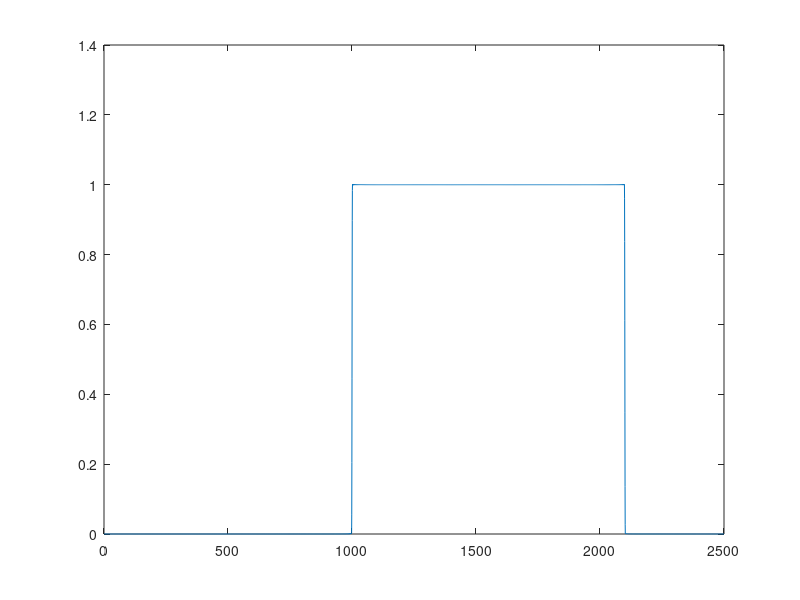

The MATLAB script that drew this image:
%=============================================================%
%====================== Configuration ========================%
%=============================================================%

fs = 5000; % [Hz]

fc1 = 2100; % [Hz]
fc2 = 1000; % [Hz]
BW = 4; % [Hz]

f_test = 2050; % Frequency of the test input
test_duration = 3; % Duration of the test signal [s]
                    % Cannot be shorter than kernel's duration

% false - lowpass; true - highpass
spectral_inverse = false;
spectral_reverse = false;

% impulse response printing
h_print = false;

% FFT printing
FFT_mag_print = true;
FFT_ang_print = false;

%=============================================================%
%====================== Initialization =======================%
%=============================================================%

% Scale filter parameters
fc1 = fc1 / fs;
fc2 = fc2 / fs;
BW = BW / fs;

% Compute kernel's length
M = floor(4 / BW);
if rem(M, 2) ~= 0
   M = M + 1; 
end

% Make the first (low-pass) filter
n = 0 : M;
h1 = sin(2*pi*fc1*(n-M/2)) ./ ...
    (n-M/2) .*...
    hamming(M + 1)';
h1(M/2 + 1) = 2 * pi * fc1;
h1 = h1 / sum(h1);

% Make the second (high-pass) filter
n = 0 : M;
h2 = sin(2*pi*fc2*(n-M/2)) ./ ...
    (n-M/2) .*...
    hamming(M + 1)';
h2(M/2 + 1) = 2 * pi * fc2;
h2 = h2 / sum(h2);
h2 = -h2;
h2(M/2 + 1) = h2(M/2 + 1) + 1;

% Convolve both filter to get a band-pass filter
h = conv(h1, h2);

% Make band-reject filters
if spectral_inverse
    h = -h;
    h(M/2 + 1) = h(M/2 + 1) + 1;
end

if spectral_reverse
    for k = 1:2:M+1
        h(k) = -h(k);
    end
end


%=============================================================%
%============================= Test ==========================%
%=============================================================%

t = 0 : 1/fs : test_duration;
test_signal = cos(2*pi*f_test*t);
output = conv(h, test_signal);
output = output(size(h, 2) : end - size(h, 2));


%=============================================================%
%=========================== Plotting ========================%
%=============================================================%

if h_print
    figure
    plot(h) 
end


if FFT_mag_print
    figure
    H = abs(fft(h));
    plot(linspace(0, fs/2, size(H,2) / 2 + 1), H(1 : size(H,2) / 2 + 1))
end

if FFT_ang_print
    figure
    H = unwrap(angle(fft(h)));
    plot(linspace(0, fs/2, size(H,2) / 2 + 1), H(1 : size(H,2) / 2 + 1))   
end


%=============================================================%
%========================== Cleaning =========================%
%=============================================================%

clearvars -except h output